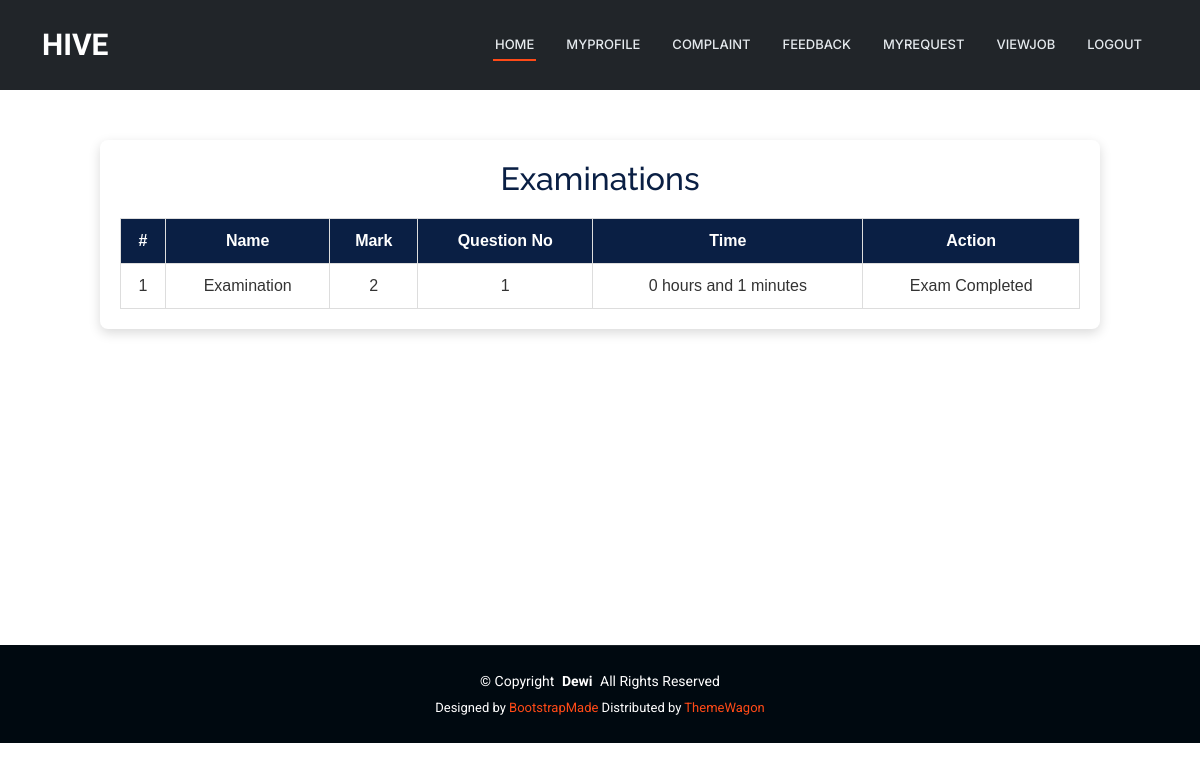
/User/ViewExam/6 (signed in), run on the app's committed database.
### JobProvider/models.py (models this page shows)
class tbl_examination(models.Model):
    examination_name=models.CharField(max_length=50)
    examination_mark=models.CharField(max_length=50)
    examination_time=models.CharField(max_length=50)
    examination_status = models.IntegerField(default=0)
    time = models.TimeField(null=True)
    start_time = models.TimeField(null=True)
    job=models.ForeignKey(tbl_job,on_delete=models.CASCADE,null=True)

### User/views.py (the view)
# urls.py: path('ViewExam/<int:id>',views.viewexam,name="ViewExam"),
def viewexam(request,id):
    exam = tbl_examination.objects.filter(job=id)
    for i in exam:
        questioncount = tbl_questions.objects.filter(examination=i.id).count()
        i.qtcount = questioncount
        exambodycount = tbl_examinationbody.objects.filter(examination=i.id,user=request.session["uid"],examinationbody_status=1).count()
        if exambodycount > 0:
            i.examstatus = 1
    return render(request,"User/ViewExam.html",{'exam':exam})

### User/Templates/User/ViewExam.html (shortened to what this page needs)
{% extends 'User/Header.html' %}
{% block content %}
<head>
</head>
<div class="viewexam-wrapper">
    <div class="viewexam-card">
        <h2>Examinations</h2>
        <table class="viewexam-table">
            <tr>
                <th>#</th>
                <th>Name</th>
                <th>Mark</th>
                <th>Question No</th>
                <th>Time</th>
                <th>Action</th>
            </tr>
            {% for i in exam %}
            <tr>
                <td>{{ forloop.counter }}</td>
                <td>{{ i.examination_name }}</td>
                <td>{{ i.examination_mark }}</td>
                <td>{{ i.qtcount }}</td>
                <td>{{ i.examination_time }}</td>
                <td>
                    {% if i.examstatus == 1 %}
                        Exam Completed
                    {% else %}
                        <a href="{% url 'User:viewquestion' i.id %}" class="exam-btn">Enter To Exam</a>
                    {% endif %}
                </td>
            </tr>
            {% endfor %}
        </table>
    </div>
</div>
<br><br><br><br><br><br><br><br>
{% endblock %}

### Guest/static/Main/assets/css/main.css (style rules this page uses)
:root { --default-font: "Roboto", system-ui, -apple-system, "Segoe UI", Roboto, "Helvetica Neue", Arial, "Noto Sans", "Liberation Sans", sans-serif, "Apple Color Emoji", "Segoe UI Emoji", "Segoe UI Symbol", "Noto Color Emoji"; --heading-font: "Raleway", sans-serif; --nav-font: "Inter", sans-serif; }
:root { --background-color: #ffffff; --default-color: #444444; --heading-color: #273d4e; --accent-color: #ff4a17; --surface-color: #ffffff; --contrast-color: #ffffff; }
:root { --nav-color: #e5eaee; --nav-hover-color: #ff4a17; --nav-mobile-background-color: #ffffff; --nav-dropdown-background-color: #ffffff; --nav-dropdown-color: #444444; --nav-dropdown-hover-color: #ff4a17; }
:root { scroll-behavior: smooth; }
body { color: var(--default-color); background-color: var(--background-color); font-family: var(--default-font); }
h1, h2, h3, h4, h5, h6 { color: var(--heading-color); font-family: var(--heading-font); }

### User/Templates/User/ViewExam.html (style rules this page uses)
.viewexam-wrapper { width: 100%; display: flex; justify-content: center; margin-top: 40px; font-family: Arial, sans-serif; }
.viewexam-card { width: 95%; max-width: 1000px; background-color: #ffffff; padding: 20px; border-radius: 8px; box-shadow: 0 4px 12px rgba(0,0,0,0.15); }
.viewexam-card h2 { text-align: center; margin-bottom: 20px; color: #0a1f44; }
.viewexam-table { width: 100%; border-collapse: collapse; text-align: left; }
.viewexam-table th, .viewexam-table td { border: 1px solid #ddd; padding: 10px; vertical-align: middle; }
.viewexam-table th { background-color: #0a1f44; color: #fff; font-weight: bold; text-align: center; }
.viewexam-table td { color: #333; text-align: center; }

### data on the page
tbl_examination: examination_name "Examination", examination_mark "2", qtcount "1", examination_time "0 hours and 1 minutes", shows "Exam Completed"
